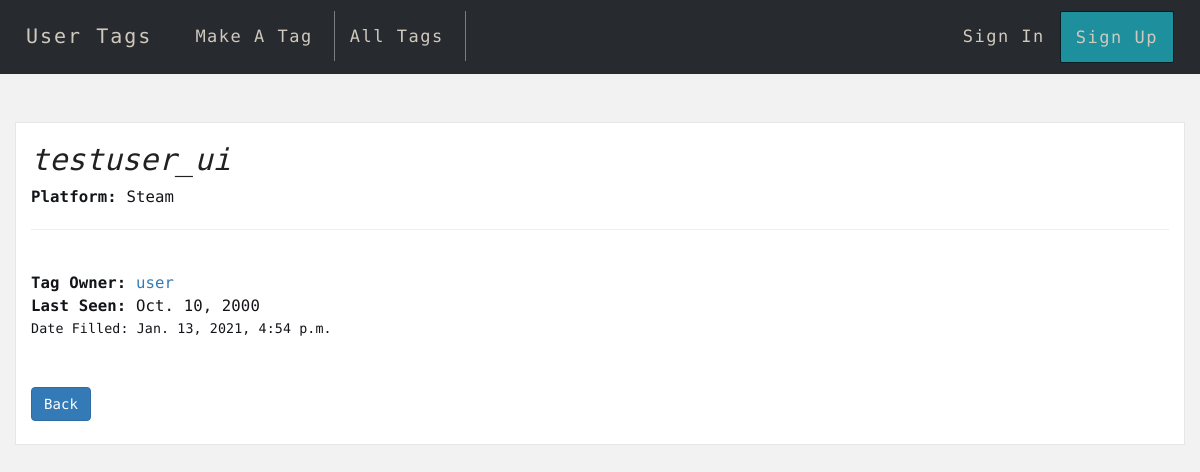
/tag/17, run on the app's committed database.
### droptag/models.py (models this page shows, shortened)
class tag(models.Model):
    user = models.ForeignKey(User,
                        default = 1,
                        on_delete = models.CASCADE
                        )
    platform = models.CharField(
        default='STM',
        max_length=32,
        choices=PLATFORM_CHOICES)
    username = models.CharField(max_length=50)
    id_link = models.CharField(max_length=200, blank=True)
    time_met = models.DateField()
    note = models.TextField(blank=True)
    date_filled = models.DateTimeField(auto_now_add=True)

### droptag/views.py (the view)
# urls.py: path('tag/<int:pk>', TagDetailView.as_view(), name='tag_display'),
class TagDetailView(DetailView):
    model = tag
    template_name = 'tag.html'

### droptag/templates/tag.html (shortened to what this page needs)
{% extends 'base.html' %} {% block title %}Tag: {{ tag.username }}{% endblock %}
{% block content %}
{% load static %}
<head>
  <link
    rel="stylesheet"
    href="https://maxcdn.bootstrapcdn.com/bootstrap/3.3.7/css/bootstrap.min.css"
  />
  <link rel="stylesheet" href="{% static 'style.css' %}" />
</head>
<h1><i>{{ tag.username }}</i></h1>
<p class="font-weight-light"><b>Platform:</b> {{ tag.get_platform_display }}</p>
<hr />
<br />
<b>Tag Owner:</b
><a href="{% url 'view_profile' tag.user.id %}"> {{ tag.user }}</a><br />
 {% if tag.time_met %}
<b>Last Seen:</b> {{ tag.time_met }}<br />
{% endif %}
<small
  >Date Filled: {{ tag.date_filled }}<br />
  <br /><br />
  <a href="{% url 'alltags' %}" class="btn btn-primary">Back</a>
  <br/>
</small>
<br/>
  {% endblock %}

### droptag/static/style.css (style rules this page uses)
*, *:after, *:before { -webkit-box-sizing: border-box; -moz-box-sizing: border-box; box-sizing: border-box; }
html, body { position: relative; min-height: 100%; height: 100%; }
html { position: relative; overflow-x: hidden; padding: 0; min-height: 100%; font-size: 70%; }
body { padding-top: 100px; font-family: 'Encode Sans', 'Roboto', 'Helvetica Neue, Helvetica, Arial', sans-serif; font-style: normal; font-weight: 300; font-size: 1.4rem; line-height: 2rem; letter-spacing: 0.01rem; color: #121418; background: #F2F2F2; -webkit-font-smoothing: antialiased; -moz-osx-font-smoothing: grayscale; text-rendering: optimizeLegibility; }
h1 { color: #202121; font-size: 30px !important; }

### data on the page
tag: username "testuser_ui", platform "Steam", user "user", time_met "Oct. 10, 2000", date_filled "Jan. 13, 2021, 4:54 p.m."
